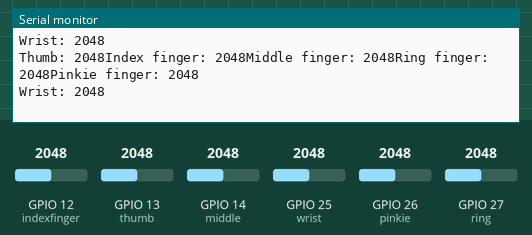
Simulated run of this sketch. Board: ESP32. Shown: the last lines printed to the serial monitor. Inputs (shaded band) come from the test bench; at power-on: GPIO 12 (indexfinger) = 2048, GPIO 13 (thumb) = 2048, GPIO 14 (middle) = 2048, GPIO 25 (wrist) = 2048, GPIO 26 (pinkie) = 2048, GPIO 27 (ring) = 2048.

Above: at 1.2 s.
1.3 s: GPIO 12 (indexfinger) set to 2866
At 1.71 s:
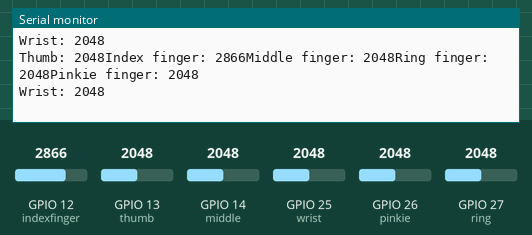
2.8 s: GPIO 13 (thumb) set to 2866
At 3.23 s:
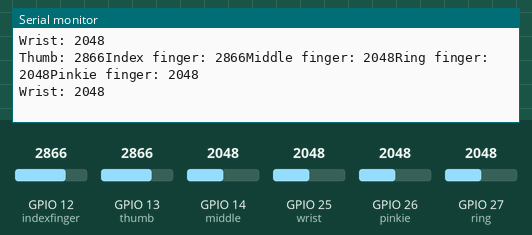
4.3 s: GPIO 14 (middle) set to 2866
At 4.5 s:
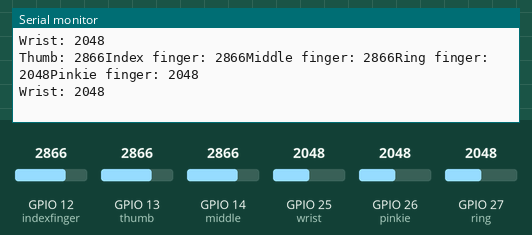
5.8 s: GPIO 25 (wrist) set to 2866
At 6.02 s:
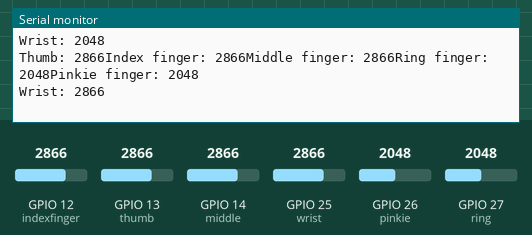
7.3 s: GPIO 26 (pinkie) set to 2866
At 7.54 s:
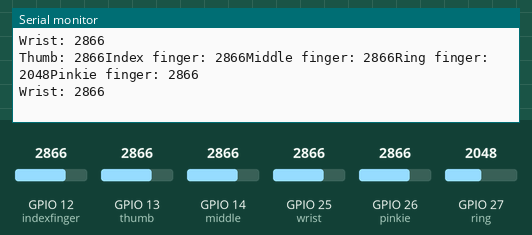
8.8 s: GPIO 27 (ring) set to 2866
At 9.06 s:
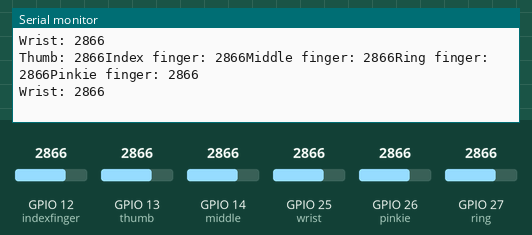

Measured:
- after the input at 1.3 s, the serial monitor: prints a new line after 0.22 s (image 1)
- after the input at 2.8 s, the serial monitor: prints a new line after 0.25 s (image 2)
- after the input at 4.3 s, the serial monitor: prints a new line at once (image 3)
- after the input at 5.8 s, the serial monitor: prints a new line at once (image 4)
- after the input at 7.3 s, the serial monitor: prints a new line after 0.06 s (image 5)
- after the input at 8.8 s, the serial monitor: prints a new line after 0.08 s (image 6)

The sketch:

obtaining_RawData__Flex_sensors.ino
```cpp
const int thumb = 13; // Pin for Flex-Sensor on Thumb
const int indexfinger = 12; // Pin for Flex-Sensor on index finger
const int middle = 14; // Pin for Flex-Sensor on middle finger
const int ring = 27; // Pin for Flex-Sensor on ring finger
const int pinkie = 26; // Pin for Flex-Sensor on pinkie finger
const int wrist = 25; // Pin for Flex-Sensor over wrist

void setup() {
  Serial.begin(115200); // Start seriellcommunikation with 115200 Baud
}

void loop() {
  // read out raw data of flex sensors
  int Value_thumb = analogRead(thumb);
  int Value_indexfinger = analogRead(indexfinger);
  int Value_middle = analogRead(middle);
  int Value_ring = analogRead(ring);
  int Value_pinkie = analogRead(pinkie);
  int Value_wrist = analogRead(wrist);

  // print values of flex sensors in seriel monitor
  Serial.print("Thumb: ");
  Serial.print(Value_thumb);
  Serial.print("Index finger: ");
  Serial.print(Value_indexfinger);
  Serial.print("Middle finger: ");
  Serial.print(Value_middle);
  Serial.print("Ring finger: ");
  Serial.print(Value_ring);
  Serial.print("Pinkie finger: ");
  Serial.println(Value_pinkie);
  Serial.print("Wrist: ");
  Serial.println(Value_wrist);


  delay(250); // delay for stability and gathering data in serial plot
}
```
